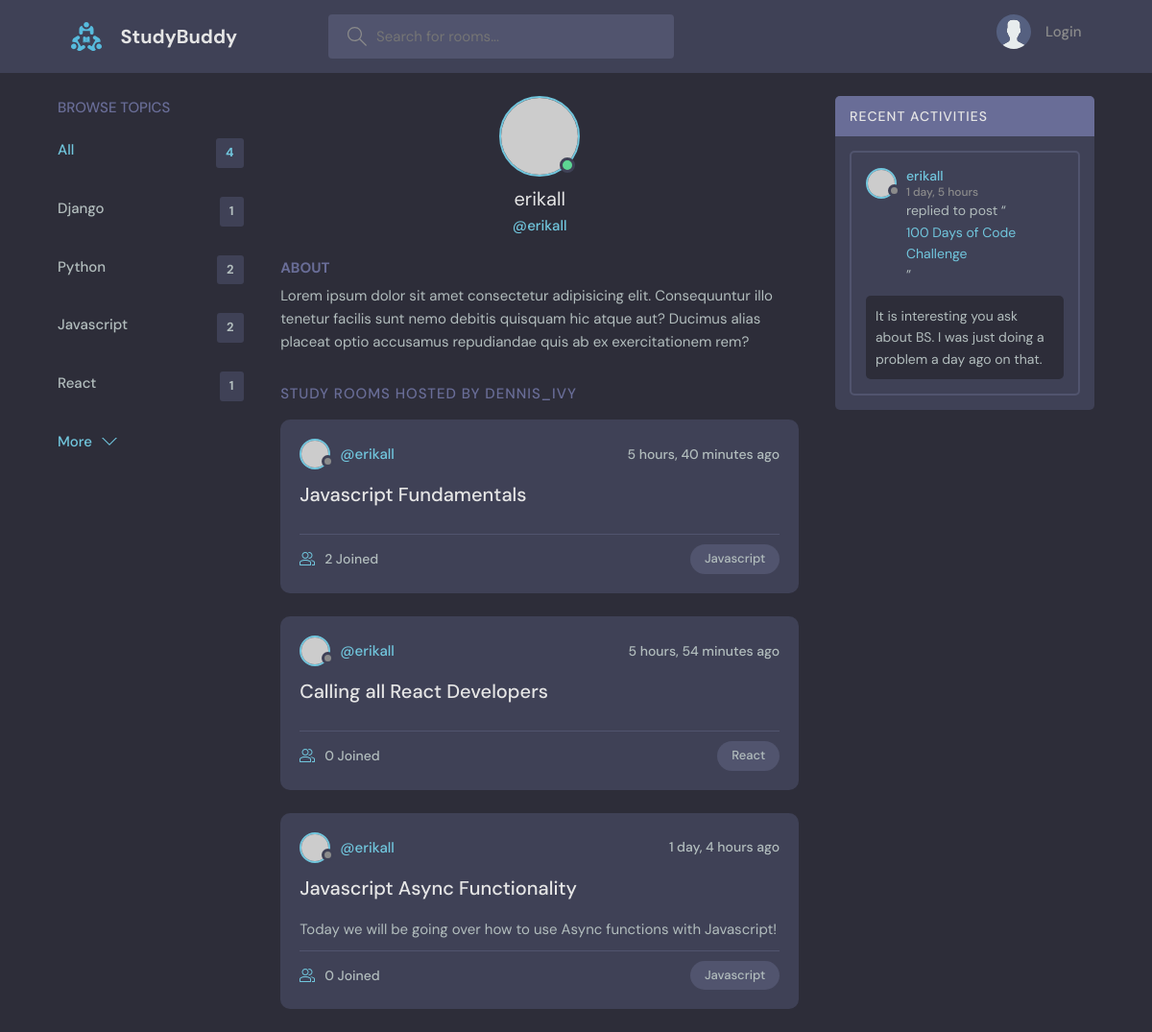
Screenshot of /profile/3/ with the database file from the repository.
### base/models.py (models this page shows, shortened)
class Topic(models.Model):
   name = models.CharField(max_length=200)

class Room(models.Model):
   host = models.ForeignKey(User, on_delete=models.SET_NULL, null=True)
   topic = models.ForeignKey(Topic, on_delete= models.SET_NULL, null=True)
   name = models.CharField(max_length=200)
   description = models.TextField(null=True, blank=True)
   participants = models.ManyToManyField(User, related_name='participants', blank=True)
   updated = models.DateTimeField(auto_now=True)
   created = models.DateTimeField(auto_now_add=True)
   class Meta:
      ordering = ['-updated', '-created']

class Message(models.Model):
   user = models.ForeignKey(User, on_delete=models.CASCADE)
   room = models.ForeignKey(Room, on_delete=models.CASCADE)
   body = models.TextField()
   updated = models.DateTimeField(auto_now=True)
   created = models.DateTimeField(auto_now_add=True)
   class Meta:
      ordering = ['-updated', '-created']

### base/views.py (the view)
# urls.py: path('profile/<str:pk>/', views.userProfile, name="user-profile"),
def userProfile(request, pk):
    user = User.objects.get(id=pk)
    rooms = user.room_set.all()
    room_messages = user.message_set.all()
    topics = Topic.objects.all()
    context = {'user': user, 'rooms': rooms, 'room_messages': room_messages, 'topics' : topics}
    return render(request, 'base/profile.html', context)

### base/templates/base/profile.html (shortened to what this page needs)
{% extends 'main.html' %}
{% block content %}
  <main class="profile-page layout layout--3">
    <div class="container">
      {% include 'base/topics_component.html' %}
      <div class="roomList">
        <div class="profile">
          <div class="profile__avatar">
            <div class="avatar avatar--large active">
              <img src="https://randomuser.me/api/portraits/men/11.jpg" />
            </div>
          </div>
          <div class="profile__info">
            <h3>{{user.username}}</h3>
            <p>@{{user.username}}</p>
          </div>
          <div class="profile__about">
            <h3>About</h3>
            <p>
              Lorem ipsum dolor sit amet consectetur adipisicing elit. Consequuntur illo tenetur
              facilis sunt nemo debitis quisquam hic atque aut? Ducimus alias placeat optio
              accusamus repudiandae quis ab ex exercitationem rem?
            </p>
          </div>
        </div>
        <div class="roomList__header">
          <div>
            <h2>Study Rooms Hosted by dennis_ivy</a>
            </h2>
          </div>
        </div>
        {% include 'base/feed_component.html' %}
      </div>
      {% include 'base/activity_component.html' %}
    </div>
  </main>
{% endblock content %}

### base/templates/base/topics_component.html
<div class="topics">
    <div class="topics__header">
      <h2>Browse Topics</h2>
    </div>
    <ul class="topics__list">
      <li>
        <a href="{% url 'home' %}" class="active">All <span>{{topics.count}}</span></a>
      </li>
      {% for topic in topics %}
      <li>
        <a href="{% url 'home' %}?q={{topic.name}}">{{topic.name}}<span>{{topic.room_set.all.count}}</span></a>
      </li>
      {% endfor %}
    </ul>
    <a class="btn btn--link" href="{% url 'topics' %}">
      More
      <svg version="1.1" xmlns="http://www.w3.org/2000/svg" width="32" height="32" viewBox="0 0 32 32">
        <title>chevron-down</title>
        <path d="M16 21l-13-13h-3l16 16 16-16h-3l-13 13z"></path>
      </svg>
    </a>
  </div>

### base/templates/base/feed_component.html (shortened to what this page needs)
{% for room in rooms %}
<div class="roomListRoom">
    <div class="roomListRoom__header">
      <a href="{% url 'user-profile' room.host.id %}" class="roomListRoom__author">
        <div class="avatar avatar--small">
          <img src="https://randomuser.me/api/portraits/women/11.jpg" />
        </div>
        <span>@{{room.host.username}}</span>
      </a>
      <div class="roomListRoom__actions">
        <span>{{room.created|timesince}} ago</span>
      </div>
    </div>
    <div class="roomListRoom__content">
      <a href="{% url 'room' room.id %}">{{room.name}}</a>
      <p>
        {{room.description}}
      </p>
    </div>
    <div class="roomListRoom__meta">
      <a href="{% url 'room' room.id %}" class="roomListRoom__joined">
        {{room.participants.all.count}} Joined
      </a>
      <p class="roomListRoom__topic">{{room.topic.name}}</p>
    </div>
  </div>
{% endfor %}

### base/templates/base/activity_component.html (shortened to what this page needs)
<div class="activities">
    <div class="activities__header">
      <h2>Recent Activities</h2>
    </div>
    {% for message in room_messages %}
    <div class="activities__box">
      <div class="activities__boxHeader roomListRoom__header">
        <a href="{% url 'user-profile' message.user.id %}" class="roomListRoom__author">
          <div class="avatar avatar--small">
            <img src="https://randomuser.me/api/portraits/women/11.jpg" />
          </div>
          <p>
            {{message.user}}
            <span>{{message.created|timesince}}</span>
          </p>
        </a>
      </div>
      <div class="activities__boxContent">
        <p>replied to post “<a href="{% url 'room' message.room.id %}">{{message.room.name}}</a>”</p>
        <div class="activities__boxRoomContent">
            {{message.body}}
        </div>
      </div>
    </div>
    {% endfor %}
  </div>

### rows the page displays
Topic: name "Django", room_set.all.count "1"
Topic: name "Python", room_set.all.count "2"
Topic: name "Javascript", room_set.all.count "2"
Topic: name "React", room_set.all.count "1"
Room: host.username "erikall", created "5 hours, 40 minutes", name "Javascript Fundamentals", participants.all.count "2", topic.name "Javascript"
Room: host.username "erikall", created "5 hours, 54 minutes", name "Calling all React Developers", participants.all.count "0", topic.name "React"
Room: host.username "erikall", created "1 day, 4 hours", name "Javascript Async Functionality", description "Today we will be going over how to use Async functions with Javascript!", participants.all.count "0", topic.name "Javascript"
Message: user "erikall", created "1 day, 5 hours", room.name "100 Days of Code Challenge", body "It is interesting you ask about BS. I was just doing a problem a day ago on that."

### other values shown
{{ topics.count }} "4"
{{ user.username }} "erikall"
